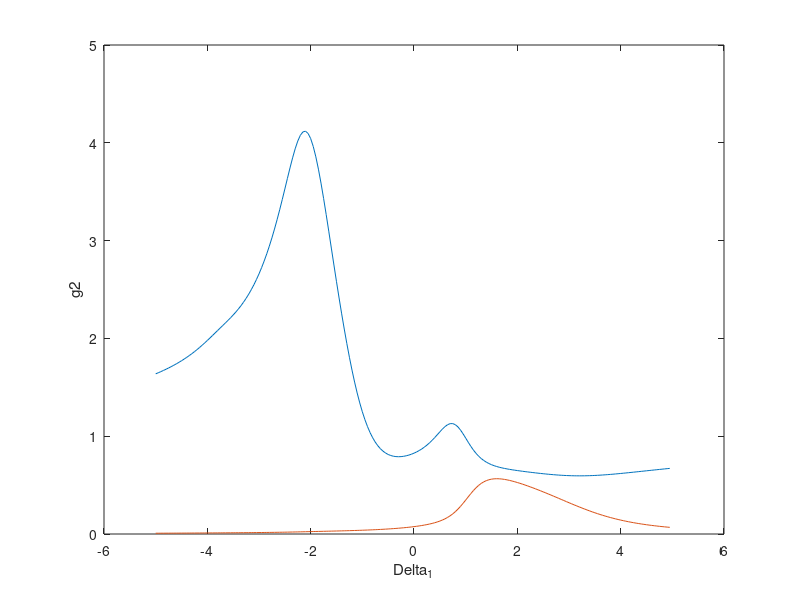

Source code (MATLAB): (Note: this script raises an error after producing the figure.)
%Hamiltonian:
%H=(Delta1)*(a1^t*a1)+(Delta2)*(a2^t*a2)+
%hbar*J1*(a1^t*a2+a2^t*a1)+
%0.5*U1*(a1^t*a1^t*a1*a1)+
%hbar*(E1)*(a1^t+a1)+hbar*(E2)*(a2^t+a2)
clc;
clearvars;
%----constants
gamma1=1;% all the parametrs are scaled in gamma1
gamma2=0.1;
% gamma2=0.05;
% dDel = 0.002;
dDel = 0.05;
Delta1_vector=-5:dDel:5-dDel;
%%
Delta2=1;
% Delta2=10;
% E1_vector=0.01:0.02:0.5;% keep it in the low pumping regime
% E1 = omega_a, E2 = omega_b
E1_vector = 0.25;
phi=pi/2;
E2=0.4*exp(1i*phi);
J=1.6;%in the strong coupling regime it should be larger than decay rate
U=1;%
%------
Na1 = 5;
Na2 = 5;
dima1 = Na1 + 1;
dima2 = Na2 + 1;
dimtot=dima1*dima2;
Ia1 = speye(dima1); %identity on mode a subspace
Ia2 = speye(dima2); %identity on cascade system subspace
Itot = speye(dimtot); %identity on the complete Hilbert space
% "a" mode matric and "b" modde matrix
a1 = spdiags(sqrt(0:Na1)',1,dima1,dima1);
a2=spdiags(sqrt(0:Na2)',1,dima2,dima2);
a1 = kron(a1,Ia2);
a2 = kron(Ia1,a2);
%-----main
rho_s = zeros(dimtot, dimtot, length(Delta1_vector), length(E1_vector));
for k=1:length(E1_vector)
    E1=E1_vector(k);
    for j=1:length(Delta1_vector)
        Delta1=Delta1_vector(j);
        H1=(Delta1)*(a1'*a1)+(Delta2)*(a2'*a2);
        H2=J*(a1'*a2+a2'*a1);
        H3=conj(E1)*a1'+E1*a1+conj(E2)*a2'+E2*a2;
        H4=U*(a1'*a1'*a1*a1);
        H=H1+H2+H3+H4;
        La1=(1/2)*gamma1*(2*kron(conj(a1),a1)-kron(Itot,a1'*a1)-kron(a1.'*conj(a1),Itot));
        La2=(1/2)*gamma2*(2*kron(conj(a2),a2)-kron(Itot,a2'*a2)-kron(a2.'*conj(a2),Itot));
        L=-1i*kron(Itot,H)+1i*kron(H.',Itot)+La1+La2;
    %Firts method
     [rhoS1,lambda0] = eigs(L,1,'sm'); 
     eigen0 = lambda0;
     rhoS1 = reshape(rhoS1,dimtot,dimtot);
     rhoS1 = rhoS1/trace(rhoS1);
     rho_s(:, :, j,k)=rhoS1;
     %pop(j)= trace(a1'*a1*rhoS1);
     g2_a(k,j) = trace((a1'*a1*a1'*a1-a1'*a1)*rhoS1)/(trace(a1'*a1*rhoS1))^2;
     n_a(k,j) = trace(a1'*a1*rhoS1);
     % g2_b(k,j)=trace((a2'*a2*a2'*a2-a2'*a2)*rhoS1)/(trace(a2'*a2*rhoS1))^2;
     disp(j)
    end
end

%%
plot(Delta1_vector, abs(g2_a))
hold on
plot(Delta1_vector, abs(n_a))
xlabel('Delta_1')
ylabel('g2')
% legend(['g2','population of the source'])
%%
W = [0.5,0.5];
ns = cell(1,length(Delta1_vector));

for i=1:length(Delta1_vector)
    disp(i)
    ns{i} = case3_(W,rho_s(:,:,i));
end


function ns = case3_(W,rho_s)
dt = 0.1;
T = 0:dt:10-dt;
T = round(T,1);
time = 6;
tau = 1;
J = 1;
trun_de = 0;
% W = 1*rand(1,2);
pump = 3;
gamma = 1;
P = 0.1;
TD = 100000000;



d = 6; %dimension of the annihilation and creation operator
a = diag(sqrt(1:d-1),1); %annihilation operator
a1 = a;
a2 = a;
sig_z = [1,0;0,-1];
sig_m = [0,0;1,0];
sig_p = [0,1;0,0];

gs = [0;1]; %Ground state
es = [1;0]; %Excited state
% Ini = 1/sqrt(2)*[1;1];
% 
% A = kron(a, kron(I_b,I_b));
% b1 = kron(I_a, kron(sig_m, I_b));
% b2 = kron(I_a, kron(I_b, sig_m));

Ia1 = eye(d); %identity on mode a subspace
Ia2 = eye(d); %identity on cascade system subspace
I_b = eye(2);

A1 = sparse(kron(kron(a1, Ia1), kron(I_b,I_b)));
% A2 = kron(kron(Ia1, a2), kron(I_b,I_b));
b1 = sparse(kron(kron(Ia1, Ia1), kron(sig_m,I_b)));
b2 = sparse(kron(kron(Ia1, Ia2), kron(I_b,sig_m)));

H_R = J*(b1'*b2 + b2'*b1);


psi = kron(gs,gs); %reservoir 1 : excited, reservoir 2 : ground
rho_R = sparse(psi*psi');


rho = kron(sparse(rho_s), rho_R);

for t=1:length(T)
    % disp(t)
    n1(t) = trace(rho*b1'*b1);
    n2(t) = trace(rho*b2'*b2);
    % n_a(t) = trace(rho*A1'*A1); %this should be constant when u add cascade coupling term

    H = H_R;
    K1 = -1i*(H*rho - rho*H) + pump*(W(1)*(A1*rho*b1' - b1'*A1*rho + b1*rho*A1' - rho*A1'*b1) ...
                             + W(2)*(A1*rho*b2' - b2'*A1*rho + b2*rho*A1' - rho*A1'*b2))*(T(t)>=time).*(T(t)<time+tau) ...
                             + gamma/2*(2*b1*rho*b1' - rho*b1'*b1 - b1'*b1*rho) ...
                             + gamma/2*(2*b2*rho*b2' - rho*b2'*b2 - b2'*b2*rho) ...
                             + P/2*(2*b1'*rho*b1 - rho*b1*b1' - b1*b1'*rho)...
                             + P/2*(2*b2'*rho*b2 - rho*b2*b2' - b2*b2'*rho)...
                             + trun_de*1/(2*TD)*(2*b1'*b1*rho*b1'*b1 - rho*b1'*b1*b1'*b1 - b1'*b1*b1'*b1*rho ...
                                       + 2*b2'*b2*rho*b2'*b2 - rho*b2'*b2*b2'*b2 - b2'*b2*b2'*b2*rho);
    rho1 = rho + 0.5*dt*K1;
    K2 = -1i*(H*rho1 - rho1*H) + pump*(W(1)*(A1*rho1*b1' - b1'*A1*rho1 + b1*rho1*A1' - rho1*A1'*b1) ...
                               + W(2)*(A1*rho1*b2' - b2'*A1*rho1 + b2*rho1*A1' - rho1*A1'*b2))*(T(t)>=time).*(T(t)<time+tau) ...
                               + gamma/2*(2*b1*rho1*b1' - rho1*b1'*b1 - b1'*b1*rho1) ...
                               + gamma/2*(2*b2*rho1*b2' - rho1*b2'*b2 - b2'*b2*rho1) ...
                               + P/2*(2*b1'*rho1*b1 - rho1*b1*b1' - b1*b1'*rho1) ...
                               + P/2*(2*b2'*rho1*b2 - rho1*b2*b2' - b2*b2'*rho1)...
                               + trun_de*1/(2*TD)*(2*b1'*b1*rho1*b1'*b1 - rho1*b1'*b1*b1'*b1 - b1'*b1*b1'*b1*rho1 ...
                                         + 2*b2'*b2*rho1*b2'*b2 - rho1*b2'*b2*b2'*b2 - b2'*b2*b2'*b2*rho1);
    rho2 = rho + 0.5*dt*K2;
    K3 = -1i*(H*rho2 - rho2*H) + pump*(W(1)*(A1*rho2*b1' - b1'*A1*rho2 + b1*rho2*A1' - rho2*A1'*b1) ...
                               + W(2)*(A1*rho2*b2' - b2'*A1*rho2 + b2*rho2*A1' - rho2*A1'*b2))*(T(t)>=time).*(T(t)<time+tau) ...
                               + gamma/2*(2*b1*rho2*b1' - rho2*b1'*b1 - b1'*b1*rho2) ...
                               + gamma/2*(2*b2*rho2*b2' - rho2*b2'*b2 - b2'*b2*rho2) ...
                               + P/2*(2*b1'*rho2*b1 - rho2*b1*b1' - b1*b1'*rho2) ...
                               + P/2*(2*b2'*rho2*b2 - rho2*b2*b2' - b2*b2'*rho2)...
                               + trun_de*1/(2*TD)*(2*b1'*b1*rho2*b1'*b1 - rho2*b1'*b1*b1'*b1 - b1'*b1*b1'*b1*rho2 ...
                                         + 2*b2'*b2*rho2*b2'*b2 - rho2*b2'*b2*b2'*b2 - b2'*b2*b2'*b2*rho2);
    rho3 = rho + dt*K3;
    K4 = -1i*(H*rho3 - rho3*H) + pump*(W(1)*(A1*rho3*b1' - b1'*A1*rho3 + b1*rho3*A1' - rho3*A1'*b1) ...
                               + W(2)*(A1*rho3*b2' - b2'*A1*rho3 + b2*rho3*A1' - rho3*A1'*b2))*(T(t)>=time).*(T(t)<time+tau) ...
                               + gamma/2*(2*b1*rho3*b1' - rho3*b1'*b1 - b1'*b1*rho3) ...
                               + gamma/2*(2*b2*rho3*b2' - rho3*b2'*b2 - b2'*b2*rho3) ...
                               + P/2*(2*b1'*rho3*b1 - rho3*b1*b1' - b1*b1'*rho3) ...
                               + P/2*(2*b2'*rho3*b2 - rho3*b2*b2' - b2*b2'*rho3)...
                               + trun_de*1/(2*TD)*(2*b1'*b1*rho3*b1'*b1 - rho3*b1'*b1*b1'*b1 - b1'*b1*b1'*b1*rho3 ...
                                         + 2*b2'*b2*rho3*b2'*b2 - rho3*b2'*b2*b2'*b2 - b2'*b2*b2'*b2*rho3);;


    rho = rho + 1/6*dt*(K1+2*K2+2*K3+K4);
end

select_step = dt;
sel_ini = 6+select_step;
sel_fin = 8;

select_points = sel_ini:select_step:sel_fin;
select_points = round(select_points,1);
for i =1:length(select_points)
    n1_selected(i) = n1(find(T==select_points(i)));
    n2_selected(i) = n2(find(T==select_points(i)));
end

ns = [abs(n1_selected), abs(n2_selected)];

end